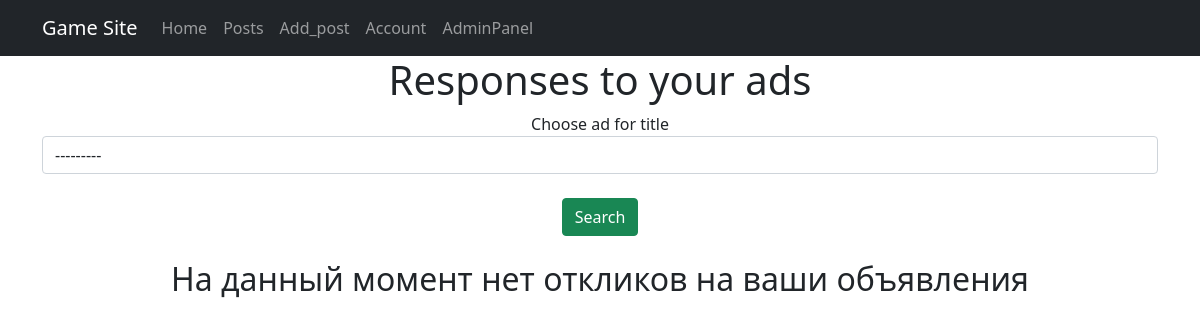
/responses/ (signed in), run on an earlier commit of the app's database.
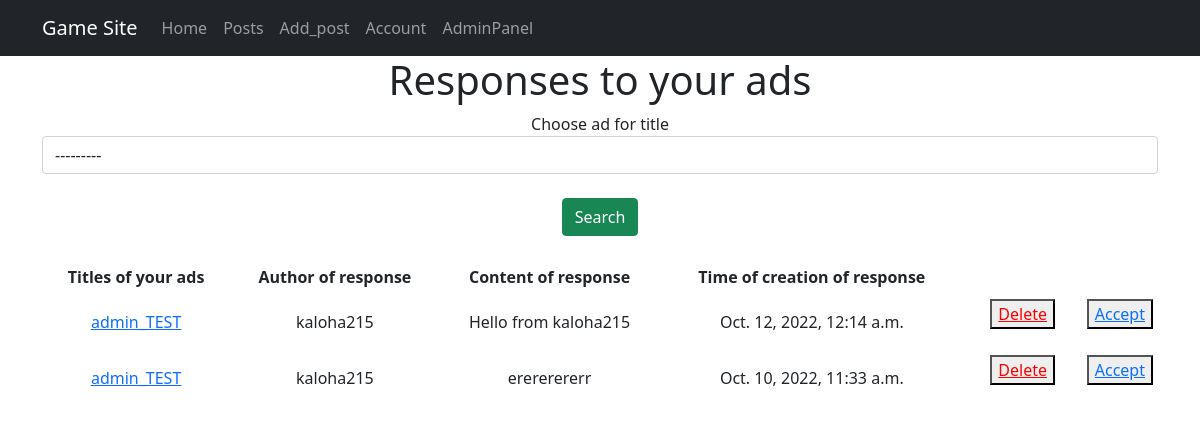
And on a later commit of the database.
### ads/models.py (models this page shows, shortened)
class Response(models.Model):
    author = models.ForeignKey(User, on_delete=models.CASCADE, default=None, blank=True)
    text = models.TextField()
    time_of_creation = models.DateTimeField(auto_now_add=True)
    post = models.ForeignKey(
        Post,
        on_delete=models.CASCADE,
        default=None,
        blank=True,
        related_name='response'
    )
    status = models.BooleanField(default=False)

class Post(models.Model):
    TYPE = (
        ('tank', 'Танки'),
        ('heal', 'Хилы'),
        ('dd', 'ДД'),
        ('buyers', 'Торговцы'),
        ('gildmaster', 'Гилдмастеры'),
        ('quest', 'Квестгиверы'),
        ('smith', 'Кузнецы'),
        ('tanner', 'Кожевники'),
        ('potion', 'Зельевары'),
        ('spellmaster', 'Мастера заклинаний'),
    )
    author = models.ForeignKey(User, on_delete=models.CASCADE, default=None, blank=True)
    title = models.CharField(max_length=64, unique=True)
    category = models.CharField(max_length=16, choices=TYPE, default='tank')
    content = RichTextUploadingField(blank=True, null=True)
    def __str__(self):
        return f'{self.title}: {self.author}'

### ads/views.py (the view)
# urls.py: path('responses/', ResponsesView.as_view(), name='responses'),
class ResponsesView(FilterView):
    model = Response
    filterset_class = ResponseFilter
    template_name = 'ads/responses.html'
    context_object_name = 'responses'
    ordering = ['-time_of_creation']
    def get_context_data(self, *, object_list=None, **kwargs):
        context = super().get_context_data(**kwargs)
        user = self.request.user
        context['user'] = user
        responses_to_current_users_posts = Response.objects.filter(post__author=user)
        context['responses_to_current_users_posts'] = responses_to_current_users_posts
        return context

### ads/filters.py (called while the page is built)
def get_post_queryset(request):
    queryset = Post.objects.filter(author=request.user)
    return queryset

### templates/ads/responses.html (shortened to what this page needs)
{% extends 'index.html' %}
{% load crispy_forms_tags %}
{% block content %}
<h1> Responses to your ads </h1>
<form method="GET">
    {{ filter.form|crispy }}
    <br>
    <button type="submit" class="btn btn-success">Search</button>
</form>
<br>
{% if responses_to_current_users_posts %}
<table align="center">
    <thead>
    <th>
        <b>
            Titles of your ads
        </b>
    </th>
    <th>
        <b> Author of response </b>
    </th>
    <th>
        <b> Content of response </b>
    </th>
    <th>
        <b> Time of creation of response  </b>
    </th>
    </thead>
    {% for response in filter.qs %}
    {% if response.post.author == user %}
    <tr>
        <td>
            <a href="{% url 'post_detail' response.post.id %}">{{ response.post.title }}</a>
        </td>
        <td>
            {{ response.author }}
        </td>
        <td>
            {{ response.text }}
        </td>
        <td>
            {{ response.time_of_creation }}
        </td>
        <td>
            <p align="right">
                <button>
                    <a href="{% url 'response_delete' response.id %}" style="color:#FF0000">Delete</a>
                </button>
                <br>
            </p>
        </td>
        <td>
            <p align="right">
                <button>
                    <a href="accept_response/?pk={{ response.id }}">Accept</a>
                </button>
            </p>
        </td>
    </tr>
    {% endif %}
    {% endfor %}
</table>
{% else %}
<h2>На данный момент нет откликов на ваши объявления</h2>
{% endif %}
{% endblock content %}

What changed in the data, as far as the page shows it:
added Response: post "admin_TEST", author "kaloha215", text "Hello from kaloha215", time_of_creation "Oct. 12, 2022, 12:14 a.m."
added Response: post "admin_TEST", author "kaloha215", text "erererererr", time_of_creation "Oct. 10, 2022, 11:33 a.m."
Also different on the page:
text no longer shown: "На данный момент нет откликов на ваши объявления"
text now shown: "Titles of your ads Author of response Content of response Time of creation of response"
